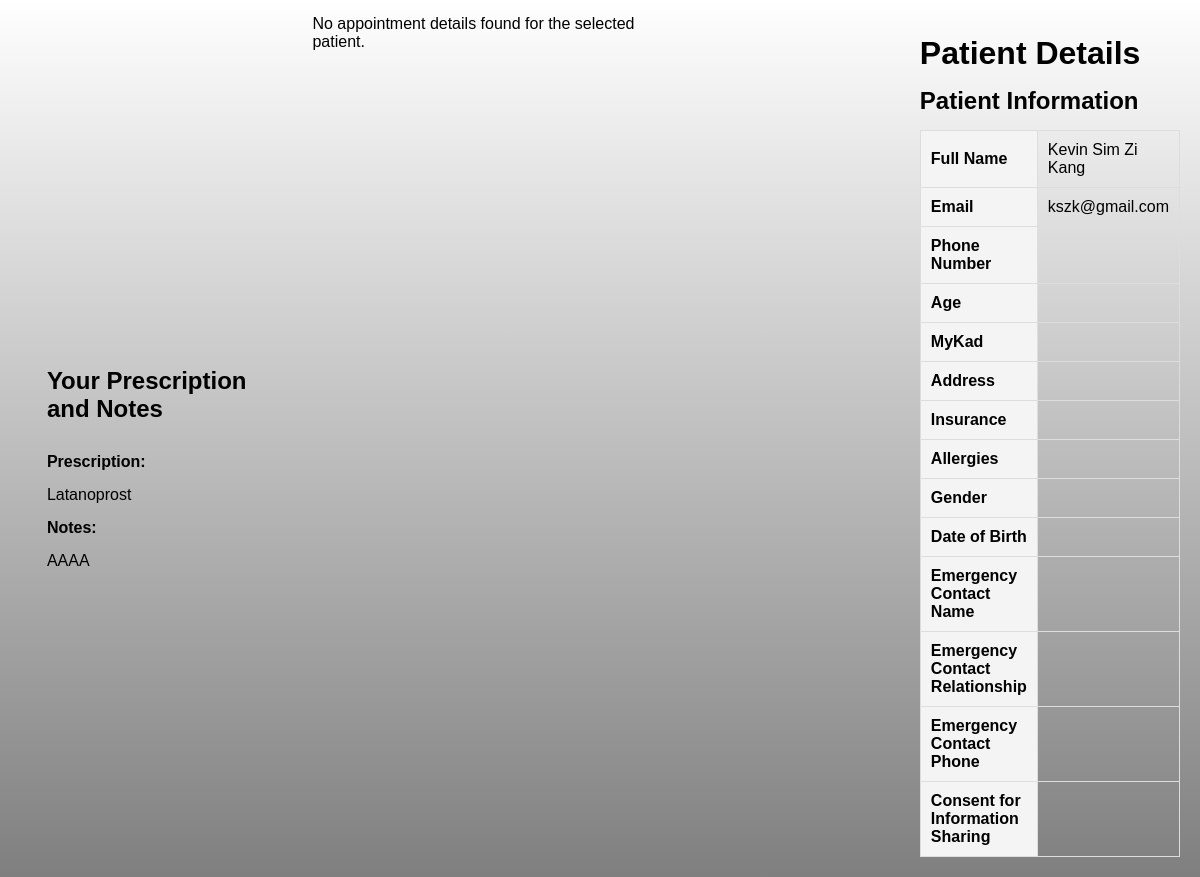
The page /prescription_notes.php?name=Kevin+Sim+Zi+Kang (signed in) on the database its author committed.
### tables this page shows
CREATE TABLE `appointments` (
  `id` int(11) NOT NULL,
  `patient_name` varchar(100) NOT NULL,
  `patient_email` varchar(100) NOT NULL,
  `patient_phone` varchar(15) NOT NULL,
  `medical_condition` varchar(255) NOT NULL,
  `doctor_name` varchar(100) NOT NULL,
  `appointment_date` date NOT NULL,
  `created_at` timestamp NOT NULL DEFAULT current_timestamp(),
  `notes` text DEFAULT NULL,
  `prescription` text DEFAULT NULL,
  `status` enum('active','done') DEFAULT 'active'
);

CREATE TABLE `users` (
  `id` int(11) NOT NULL,
  `full_name` varchar(255) NOT NULL,
  `email` varchar(255) NOT NULL,
  `password` varchar(255) NOT NULL,
  `phone_number` varchar(15) DEFAULT NULL,
  `age` int(11) DEFAULT NULL,
  `mykad` varchar(20) DEFAULT NULL,
  `address` varchar(255) DEFAULT NULL,
  `insurance` varchar(255) DEFAULT NULL,
  `allergies` text DEFAULT NULL,
  `gender` enum('Male','Female','Other') DEFAULT NULL,
  `past_medical_conditions` text DEFAULT NULL,
  `previous_surgeries` text DEFAULT NULL,
  `family_medical_history` text DEFAULT NULL,
  `emergency_contact_name` varchar(255) DEFAULT NULL,
  `emergency_contact_relationship` varchar(50) DEFAULT NULL,
  `emergency_contact_phone` varchar(20) DEFAULT NULL,
  `date_of_birth` date DEFAULT NULL,
  `medical_history` text DEFAULT NULL,
  `consent_for_information_sharing` tinyint(1) DEFAULT NULL
);

### prescription_notes.php (the view, shortened to what this page needs)
<?php
include("db_connect.php");
$email = mysqli_real_escape_string($con, $_POST['email']);
$stmt = $con->prepare("SELECT prescription, notes FROM appointments WHERE patient_email = ?");
$stmt->bind_param("s", $email);
$stmt->execute();
$result = $stmt->get_result();
if ($result && $result->num_rows > 0) {
    $row = $result->fetch_assoc();
    $prescription = $row['prescription'] ?? 'No prescription available';
    $notes = $row['notes'] ?? 'No notes available';
} else {
    $prescription = 'No prescription available';
    $notes = 'No notes available';
}
?>
<!DOCTYPE html>
<html lang="en">
<head>
    <link rel="stylesheet" href="home.css">
</head>
<body>
    <main>
        <div class="main-box">
            <h2>Your Prescription and Notes</h2>
            <div class="prescription-notes">
                <p><strong>Prescription:</strong></p>
                <p><?php echo htmlspecialchars($prescription); ?></p>
                <p><strong>Notes:</strong></p>
                <p><?php echo htmlspecialchars($notes); ?></p>
            </div>
        </div>
    </main>
</body>
</html>
<?php
include("db_connect.php");
if (isset($_GET['name'])) {
    $patient_name = mysqli_real_escape_string($con, $_GET['name']);
    $appointment_sql = "SELECT * FROM appointments WHERE patient_name = '$patient_name'";
    $appointment_result = mysqli_query($con, $appointment_sql);
    if (mysqli_num_rows($appointment_result) > 0) {
        $appointment = mysqli_fetch_assoc($appointment_result);
    } else {
        echo "<p>No appointment details found for the selected patient.</p>";
    }
    $user_sql = "SELECT * FROM users WHERE full_name = '$patient_name'";
    $user_result = mysqli_query($con, $user_sql);
    if (mysqli_num_rows($user_result) > 0) {
        $user = mysqli_fetch_assoc($user_result);
    } else {
        $user = null;
    }
} else {
    echo "<p>No patient name provided.</p>";
}
?>
<!DOCTYPE html>
<html lang="en">
<head>
    <link rel="stylesheet" href="admin.css">
    <link href="https://cdn.quilljs.com/1.3.6/quill.snow.css" rel="stylesheet">
</head>
<body>
    <div class="content">
    <h1>Patient Details</h1>
    <?php if ($user): ?>
        <h2>Patient Information</h2>
        <table>
            <tr>
                <th>Full Name</th>
                <td><?php echo htmlspecialchars($user['full_name']); ?></td>
            </tr>
            <tr>
                <th>Email</th>
                <td><?php echo htmlspecialchars($user['email']); ?></td>
            </tr>
            <tr>
                <th>Phone Number</th>
                <td><?php echo htmlspecialchars($user['phone_number']); ?></td>
            </tr>
            <tr>
                <th>Age</th>
                <td><?php echo htmlspecialchars($user['age']); ?></td>
            </tr>
            <tr>
                <th>MyKad</th>
                <td><?php echo htmlspecialchars($user['mykad']); ?></td>
            </tr>
            <tr>
                <th>Address</th>
                <td><?php echo htmlspecialchars($user['address']); ?></td>
            </tr>
            <tr>
                <th>Insurance</th>
                <td><?php echo htmlspecialchars($user['insurance']); ?></td>
            </tr>
            <tr>
                <th>Allergies</th>
                <td><?php echo htmlspecialchars($user['allergies']); ?></td>
            </tr>
            <tr>
                <th>Gender</th>
                <td><?php echo htmlspecialchars($user['gender']); ?></td>
            </tr>
            <tr>
                <th>Date of Birth</th>
                <td><?php echo htmlspecialchars($user['date_of_birth']); ?></td>
            </tr>
            <tr>
                <th>Emergency Contact Name</th>
                <td><?php echo htmlspecialchars($user['emergency_contact_name']); ?></td>
            </tr>
            <tr>
                <th>Emergency Contact Relationship</th>
                <td><?php echo htmlspecialchars($user['emergency_contact_relationship']); ?></td>
            </tr>
            <tr>
                <th>Emergency Contact Phone</th>
                <td><?php echo htmlspecialchars($user['emergency_contact_phone']); ?></td>
            </tr>
            <tr>
                <th>Consent for Information Sharing</th>
                <td><?php echo htmlspecialchars($user['consent_for_information_sharing']); ?></td>
            </tr>
        </table>
    <?php else: ?>
        <p>No user details found for the selected patient.</p>
    <?php endif; ?>
</div>
</body>
</html>

### home.css (style rules this page uses)
* { padding: 0; margin: 0; box-sizing: border-box; font-family: 'Poppins',sans-serif; }
body { background: #e4e9f7; }
main { display: flex; align-items: center; justify-content: center; margin-top: 60px; }
.main-box { display: flex; flex-direction: column; width: 70%; }

### admin.css (style rules this page uses)
* { font-family: "Kumbh Sans", sans-serif; text-decoration: none; }
body { background: linear-gradient(rgba(255, 254, 254, 0.5), rgba(0, 0, 0, 0.5)), url('bgaboutus.png'); }
h1, h2, h3, p, a { margin: 15px 0; }

### prescription_notes.php (style rules this page uses)
body { display: flex; margin: 0; }
.content { flex: 1; padding: 20px; margin-left: 220px; }
table { width: 100%; border-collapse: collapse; }
table, th, td { border: 1px solid #ddd; }
th, td { padding: 10px; text-align: left; }
th { background-color: #f4f4f4; }

### rows shown on the page
appointments: prescription "Latanoprost", notes "AAAA"
users: full_name "Kevin Sim Zi Kang", email "kszk@gmail.com"
